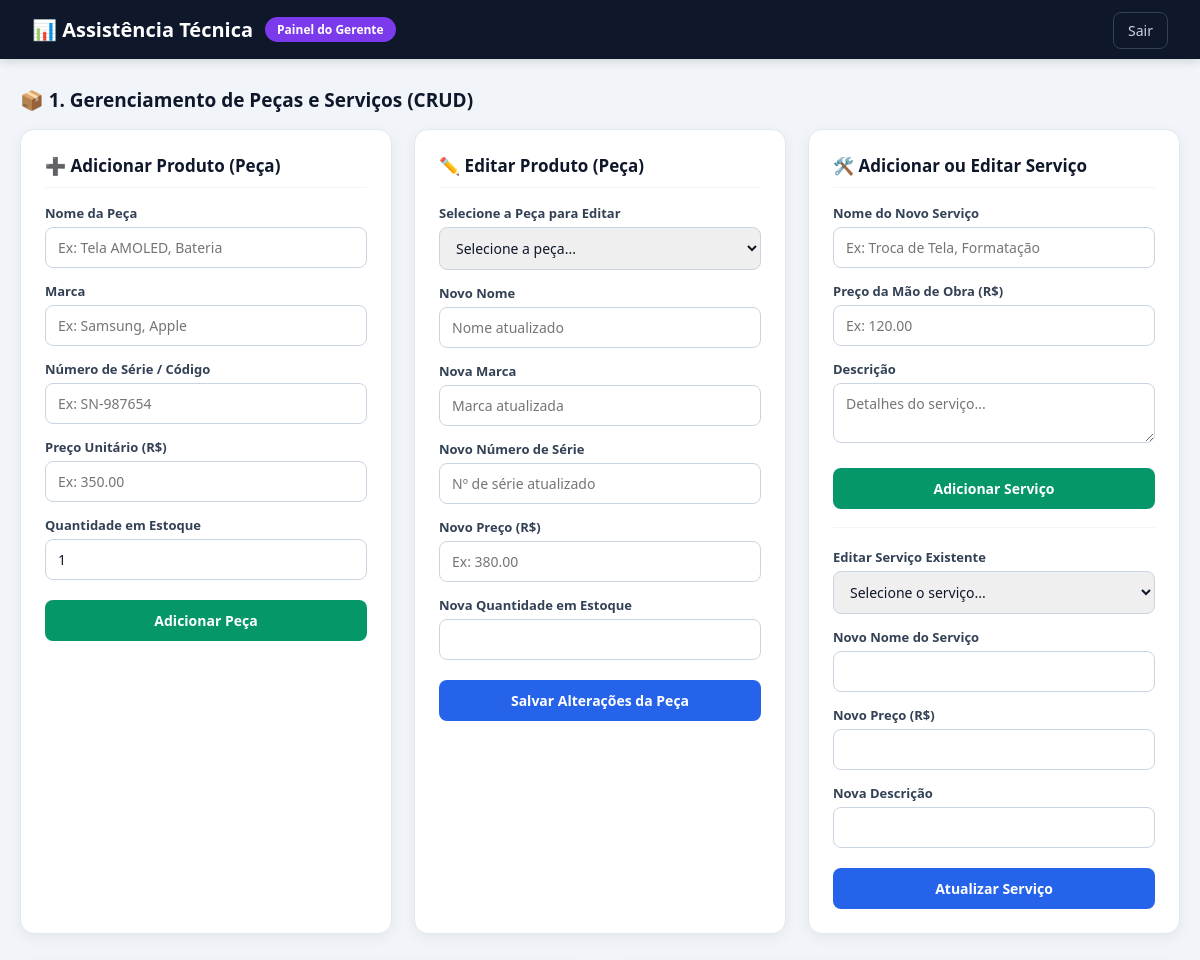
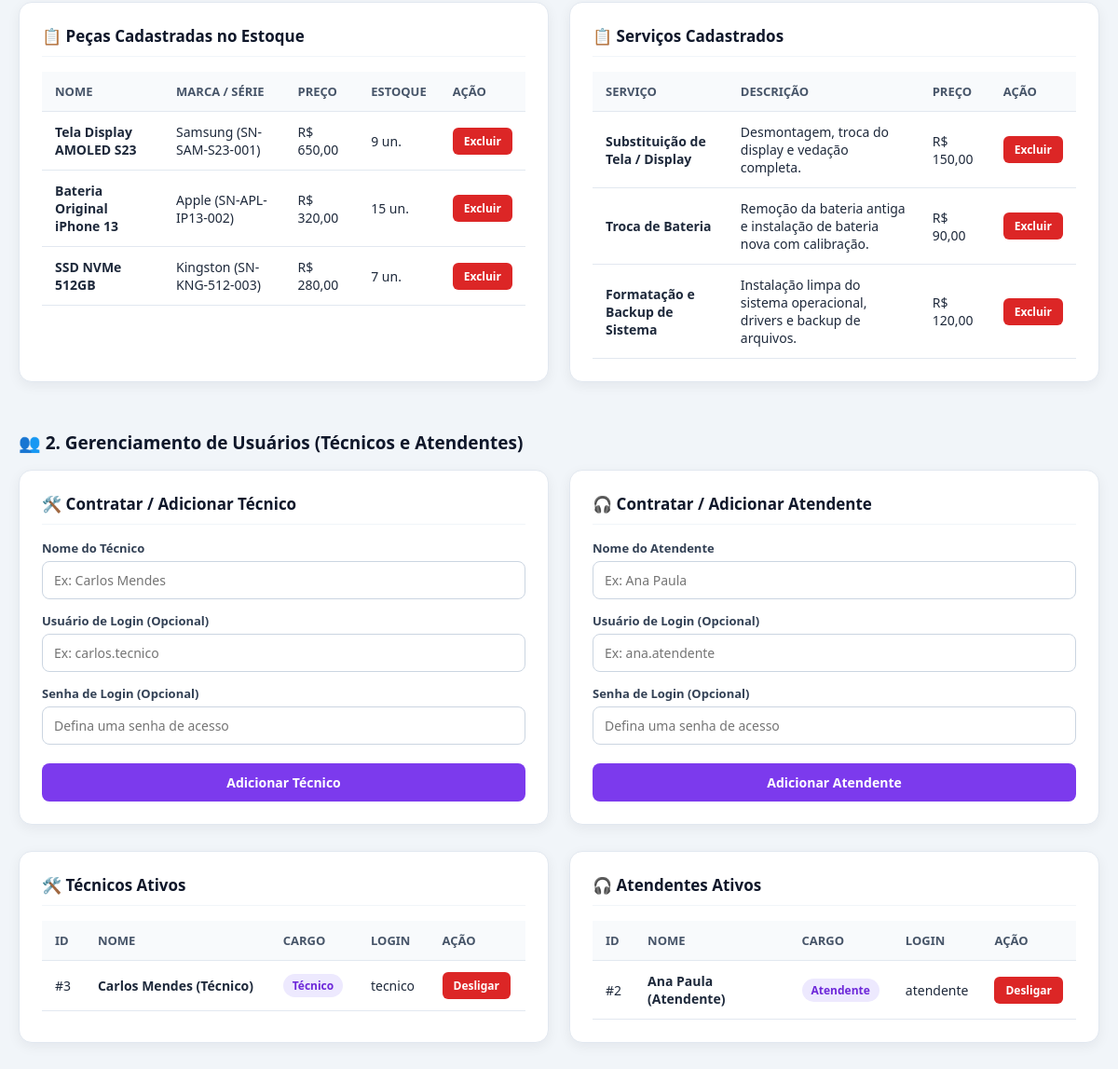
Page /gerente/ on the committed database (2 pictures, top to bottom).
### app/models.py (models this page shows, shortened)
class produto(models.Model):
    Nome = models.CharField(max_length=100)
    Preco = models.FloatField()
    class Meta:
        verbose_name = "Produto"
        verbose_name_plural = "Produtos"

class peca(produto):
    Marca = models.CharField(max_length=50)
    Qtde_estoque = models.IntegerField()
    Num_serie = models.CharField(max_length=50)
    class Meta:
        verbose_name = "Peça"
        verbose_name_plural = "Peças"

class produto(models.Model):
    Nome = models.CharField(max_length=100)
    Preco = models.FloatField()
    class Meta:
        verbose_name = "Produto"
        verbose_name_plural = "Produtos"

class servico(produto):
    Descricao = models.TextField()
    class Meta:
        verbose_name = "Serviço"
        verbose_name_plural = "Serviços"

class Usuario(models.Model):
    user = models.OneToOneField(User, on_delete=models.CASCADE, null= True, blank = True)
    Nome = models.CharField(max_length= 40)
    Cargo = models.CharField(max_length= 15)

class tecnico(Usuario):
    def CadastrarOrcamento(self, itemPeca, itemServico, imagem=None):
        novo_orcamento = Orcamento(QtdeS=itemServico, QtdeP=itemPeca, Val_unitarioS=itemServico, Val_unitarioP=itemPeca, Imagem=imagem)
        novo_orcamento.Valor = novo_orcamento.calcularpreco()
        novo_orcamento.save()
        return novo_orcamento

class Usuario(models.Model):
    user = models.OneToOneField(User, on_delete=models.CASCADE, null= True, blank = True)
    Nome = models.CharField(max_length= 40)
    Cargo = models.CharField(max_length= 15)

class Atendente(Usuario):
    def CadastrarCliente(self, nome, email, telefone, cpf, endereco):
        novo_cliente = Cliente(nome=nome,email=email,telefone=telefone,endereco=endereco,cpf=cpf)
        novo_cliente.save()

### app/views.py (the view, shortened to what this page needs)
# urls.py: path('gerente/', views.painel_gerente, name = 'painel_gerente'),
def painel_gerente(request):
    mensagem = None
    gerente_obj = Gerente.objects.first()
    if not gerente_obj:
        gerente_obj = Gerente.objects.create(Nome="Gerente Padrão", Cargo="Gerente")
    contexto = {
        'pecas': peca.objects.all(),
        'servicos': servico.objects.all(),
        'tecnicos': tecnico.objects.all(),
        'atendentes': Atendente.objects.all(),
        'mensagem': mensagem,
    }
    return render(request, 'painel_gerente.html', contexto)

### app/templates/painel_gerente.html (shortened to what this page needs)
<!DOCTYPE html>
<html lang="pt-br">
<head>
</head>
<body>
    <header>
        <div class="brand">
            <h1>📊 Assistência Técnica</h1>
            <span class="badge-role">Painel do Gerente</span>
        </div>
        <div class="user-actions">
            <a href="{% url 'login' %}">Sair</a>
        </div>
    </header>
    <div class="container">
        <div class="section-title">📦 1. Gerenciamento de Peças e Serviços (CRUD)</div>
        <div class="grid-forms">
            <div class="card">
                <h2>➕ Adicionar Produto (Peça)</h2>
                <form method="POST">
                    <div class="form-group">
                        <label>Nome da Peça</label>
                        <input type="text" name="nome" placeholder="Ex: Tela AMOLED, Bateria" required>
                    </div>
                    <div class="form-group">
                        <label>Marca</label>
                        <input type="text" name="marca" placeholder="Ex: Samsung, Apple" required>
                    </div>
                    <div class="form-group">
                        <label>Número de Série / Código</label>
                        <input type="text" name="num_serie" placeholder="Ex: SN-987654" required>
                    </div>
                    <div class="form-group">
                        <label>Preço Unitário (R$)</label>
                        <input type="number" step="0.01" name="preco" placeholder="Ex: 350.00" required>
                    </div>
                    <div class="form-group">
                        <label>Quantidade em Estoque</label>
                        <input type="number" name="qtde_estoque" min="0" value="1" required>
                    </div>
                    <button type="submit" class="btn btn-success">Adicionar Peça</button>
                </form>
            </div>
            <div class="card">
                <h2>✏️ Editar Produto (Peça)</h2>
                <form method="POST">
                    <div class="form-group">
                        <label>Selecione a Peça para Editar</label>
                        <select name="id_produto" required>
                            <option value="">Selecione a peça...</option>
                        </select>
                    </div>
                    <div class="form-group">
                        <label>Novo Nome</label>
                        <input type="text" name="nome" placeholder="Nome atualizado" required>
                    </div>
                    <div class="form-group">
                        <label>Nova Marca</label>
                        <input type="text" name="marca" placeholder="Marca atualizada" required>
                    </div>
                    <div class="form-group">
                        <label>Novo Número de Série</label>
                        <input type="text" name="num_serie" placeholder="Nº de série atualizado" required>
                    </div>
                    <div class="form-group">
                        <label>Novo Preço (R$)</label>
                        <input type="number" step="0.01" name="preco" placeholder="Ex: 380.00" required>
                    </div>
                    <div class="form-group">
                        <label>Nova Quantidade em Estoque</label>
                        <input type="number" name="qtde_estoque" min="0" required>
                    </div>
                    <button type="submit" class="btn btn-blue">Salvar Alterações da Peça</button>
                </form>
            </div>
            <div class="card">
                <h2>🛠️ Adicionar ou Editar Serviço</h2>
                <form method="POST" style="margin-bottom: 20px; padding-bottom: 18px; border-bottom: 1px solid #f1f5f9;">
                    <div class="form-group">
                        <label>Nome do Novo Serviço</label>
                        <input type="text" name="nome" placeholder="Ex: Troca de Tela, Formatação" required>
                    </div>
                    <div class="form-group">
                        <label>Preço da Mão de Obra (R$)</label>
                        <input type="number" step="0.01" name="preco" placeholder="Ex: 120.00" required>
                    </div>
                    <div class="form-group">
                        <label>Descrição</label>
                        <textarea name="descricao" rows="2" placeholder="Detalhes do serviço..." required></textarea>
                    </div>
                    <button type="submit" class="btn btn-success">Adicionar Serviço</button>
                </form>
                <form method="POST">
                    <div class="form-group">
                        <label>Editar Serviço Existente</label>
                        <select name="id_servico" required>
                            <option value="">Selecione o serviço...</option>
                        </select>
                    </div>
                    <div class="form-group">
                        <label>Novo Nome do Serviço</label>
                        <input type="text" name="nome" required>
                    </div>
                    <div class="form-group">
                        <label>Novo Preço (R$)</label>
                        <input type="number" step="0.01" name="preco" required>
                    </div>
                    <div class="form-group">
                        <label>Nova Descrição</label>
                        <input type="text" name="descricao" required>
                    </div>
                    <button type="submit" class="btn btn-blue">Atualizar Serviço</button>
                </form>
            </div>
        </div>
        <div class="grid-forms">
            <div class="card table-card">
                <h2>📋 Peças Cadastradas no Estoque</h2>
                <table>
                    <thead>
                        <tr>
                            <th>Nome</th>
                            <th>Marca / Série</th>
                            <th>Preço</th>
                            <th>Estoque</th>
                            <th>Ação</th>
                        </tr>
                    </thead>
                    <tbody>
                        {% for p in pecas %}
                            <tr>
                                <td><strong>{{ p.Nome }}</strong></td>
                                <td>{{ p.Marca }} ({{ p.Num_serie }})</td>
                                <td>R$ {{ p.Preco|floatformat:2 }}</td>
                                <td>{{ p.Qtde_estoque }} un.</td>
                                <td>
                                    <form method="POST" style="display:inline;">
                                        <button type="submit" class="btn-danger-sm">Excluir</button>
                                    </form>
                                </td>
                            </tr>
                        {% empty %}
                            <tr><td colspan="5">Nenhuma peça cadastrada.</td></tr>
                        {% endfor %}
                    </tbody>
                </table>
            </div>
            <div class="card table-card">
                <h2>📋 Serviços Cadastrados</h2>
                <table>
                    <thead>
                        <tr>
                            <th>Serviço</th>
                            <th>Descrição</th>
                            <th>Preço</th>
                            <th>Ação</th>
                        </tr>
                    </thead>
                    <tbody>
                        {% for s in servicos %}
                            <tr>
                                <td><strong>{{ s.Nome }}</strong></td>
                                <td>{{ s.Descricao }}</td>
                                <td>R$ {{ s.Preco|floatformat:2 }}</td>
                                <td>
                                    <form method="POST" style="display:inline;">
                                        <button type="submit" class="btn-danger-sm">Excluir</button>
                                    </form>
                                </td>
                            </tr>
                        {% empty %}
                            <tr><td colspan="4">Nenhum serviço cadastrado.</td></tr>
                        {% endfor %}
                    </tbody>
                </table>
            </div>
        </div>
        <div class="section-title">👥 2. Gerenciamento de Usuários (Técnicos e Atendentes)</div>
        <div class="grid-forms">
            <div class="card">
                <h2>🛠️ Contratar / Adicionar Técnico</h2>
                <form method="POST">
                    <div class="form-group">
                        <label>Nome do Técnico</label>
                        <input type="text" name="nome" placeholder="Ex: Carlos Mendes" required>
                    </div>
                    <div class="form-group">
                        <label>Usuário de Login (Opcional)</label>
                        <input type="text" name="username" placeholder="Ex: carlos.tecnico">
                    </div>
                    <div class="form-group">
                        <label>Senha de Login (Opcional)</label>
                        <input type="password" name="password" placeholder="Defina uma senha de acesso">
                    </div>
                    <button type="submit" class="btn">Adicionar Técnico</button>
                </form>
            </div>
            <div class="card">
                <h2>🎧 Contratar / Adicionar Atendente</h2>
                <form method="POST">
                    <div class="form-group">
                        <label>Nome do Atendente</label>
                        <input type="text" name="nome" placeholder="Ex: Ana Paula" required>
                    </div>
                    <div class="form-group">
                        <label>Usuário de Login (Opcional)</label>
                        <input type="text" name="username" placeholder="Ex: ana.atendente">
                    </div>
                    <div class="form-group">
                        <label>Senha de Login (Opcional)</label>
                        <input type="password" name="password" placeholder="Defina uma senha de acesso">
                    </div>
                    <button type="submit" class="btn">Adicionar Atendente</button>
                </form>
            </div>
        </div>
        <div class="grid-forms">
            <div class="card table-card">
                <h2>🛠️ Técnicos Ativos</h2>
                <table>
                    <thead>
                        <tr>
                            <th>ID</th>
                            <th>Nome</th>
                            <th>Cargo</th>
                            <th>Login</th>
                            <th>Ação</th>
                        </tr>
                    </thead>
                    <tbody>
                        {% for t in tecnicos %}
                            <tr>
                                <td>#{{ t.id }}</td>
                                <td><strong>{{ t.Nome }}</strong></td>
                                <td><span class="role-pill">{{ t.Cargo }}</span></td>
                                <td>{{ t.user.username|default:"-" }}</td>
                                <td>
                                    <form method="POST" style="display:inline;">
                                        <button type="submit" class="btn-danger-sm">Desligar</button>
                                    </form>
                                </td>
                            </tr>
                        {% empty %}
                            <tr><td colspan="5">Nenhum técnico cadastrado.</td></tr>
                        {% endfor %}
                    </tbody>
                </table>
            </div>
            <div class="card table-card">
                <h2>🎧 Atendentes Ativos</h2>
                <table>
                    <thead>
                        <tr>
                            <th>ID</th>
                            <th>Nome</th>
                            <th>Cargo</th>
                            <th>Login</th>
                            <th>Ação</th>
                        </tr>
                    </thead>
                    <tbody>
                        {% for a in atendentes %}
                            <tr>
                                <td>#{{ a.id }}</td>
                                <td><strong>{{ a.Nome }}</strong></td>
                                <td><span class="role-pill">{{ a.Cargo }}</span></td>
                                <td>{{ a.user.username|default:"-" }}</td>
                                <td>
                                    <form method="POST" style="display:inline;">
                                        <button type="submit" class="btn-danger-sm">Desligar</button>
                                    </form>
                                </td>
                            </tr>
                        {% empty %}
                            <tr><td colspan="5">Nenhum atendente cadastrado.</td></tr>
                        {% endfor %}
                    </tbody>
                </table>
            </div>
        </div>
    </div>
</body>
</html>

### rows in the picture
peca: Nome "Tela Display AMOLED S23", Marca "Samsung", Num_serie "SN-SAM-S23-001", Preco "650,00", Qtde_estoque "9"
peca: Nome "Bateria Original iPhone 13", Marca "Apple", Num_serie "SN-APL-IP13-002", Preco "320,00", Qtde_estoque "15"
peca: Nome "SSD NVMe 512GB", Marca "Kingston", Num_serie "SN-KNG-512-003", Preco "280,00", Qtde_estoque "7"
servico: Nome "Substituição de Tela / Display", Descricao "Desmontagem, troca do display e vedação completa.", Preco "150,00"
servico: Nome "Troca de Bateria", Descricao "Remoção da bateria antiga e instalação de bateria nova com calibração.", Preco "90,00"
servico: Nome "Formatação e Backup de Sistema", Descricao "Instalação limpa do sistema operacional, drivers e backup de arquivos.", Preco "120,00"
tecnico: id "3", Nome "Carlos Mendes (Técnico)", Cargo "Técnico", user.username "tecnico"
Atendente: id "2", Nome "Ana Paula (Atendente)", Cargo "Atendente", user.username "atendente"
